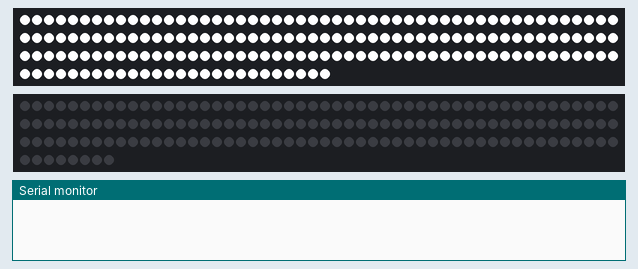
Recording of a sketch running on a simulated Arduino Uno, built with avr-gcc and run on an emulated ATmega328P. On the bench: 176 RGB LEDs in strip order, left to right, continuing on the next row, 158 RGB LEDs in strip order, left to right, continuing on the next row, the last lines printed to the serial monitor.

Above: at 1.2 s.
At 10.9 s:
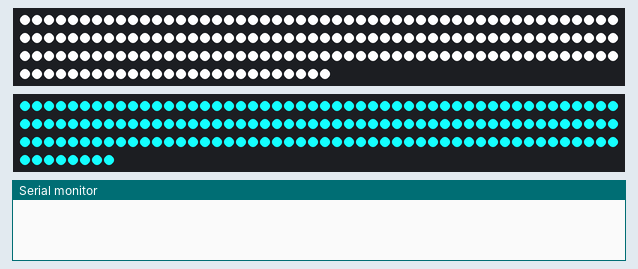
At 18.5 s:
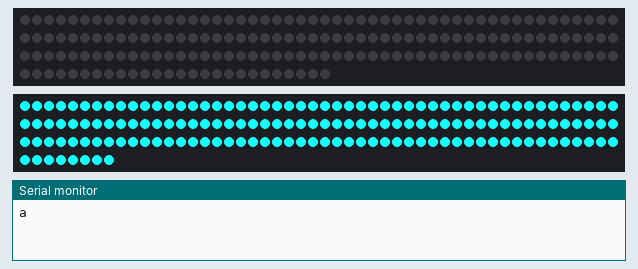
At 21.5 s:
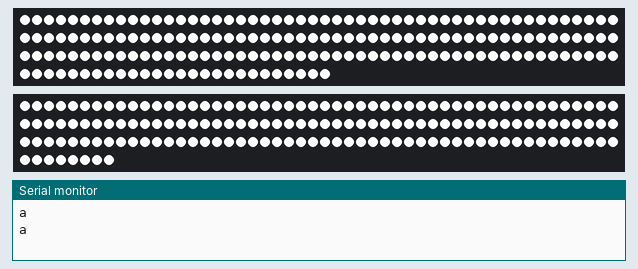
At 29.1 s:
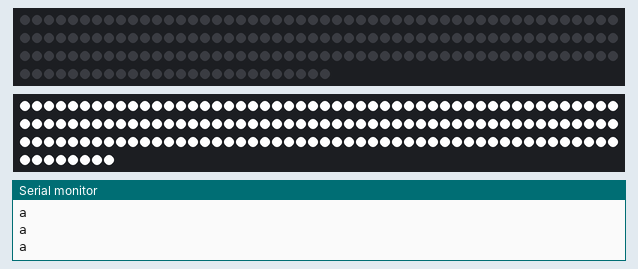
At 37.7 s:
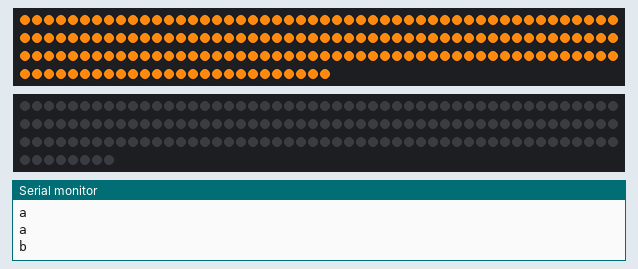

Measured:
- what the display in image 1 shows lasts 2.0 s, from 10.8 s to 12.8 s
- what the display in image 3 shows lasts 1.1 s, from 21.4 s to 22.5 s

The sketch:

Display2017SolLamp.ino
```cpp
#include <Adafruit_NeoPixel.h>

#define outerPin 8                                //outer ring of Sol lamp
#define innerPin 9                                //inner ring of Sol lamp
#define outerPixelCount 176
#define innerPixelCount 158
#define colorTemp2K outer.Color(255, 137, 14)
#define colorTemp5K outer.Color(255, 255, 255)
#define colorTeal inner.Color(20, 255, 255)
#define colorRed inner.Color(255, 0, 0)
#define colorOrange inner.Color(255, 100, 0)
#define defaultBrightness 100

// Parameter 1 = number of pixels in strip
// Parameter 2 = pin number (most are valid)
// Parameter 3 = pixel type flags, add together as needed:
//   NEO_KHZ800  800 KHz bitstream (most NeoPixel products w/WS2812 LEDs)
//   NEO_KHZ400  400 KHz (classic 'v1' (not v2) FLORA pixels, WS2811 drivers)
//   NEO_GRB     Pixels are wired for GRB bitstream (most NeoPixel products)
//   NEO_RGB     Pixels are wired for RGB bitstream (v1 FLORA pixels, not v2)
Adafruit_NeoPixel outer = Adafruit_NeoPixel(outerPixelCount, outerPin, NEO_GRB + NEO_KHZ800);    //outer ring of Sol lamp
Adafruit_NeoPixel inner = Adafruit_NeoPixel(innerPixelCount, innerPin, NEO_GRB + NEO_KHZ800);    //inner ring of Sol lamp

/*
uint32_t colorTemp2K[] = {outer.Color(0, 0, 0), outer.Color(32, 17, 1), outer.Color(64, 34, 2), outer.Color(96, 51, 4), outer.Color(128, 68, 6),
                          outer.Color(160, 85, 8), outer.Color(192, 102, 10), outer.Color(224, 119, 12), outer.Color(255, 137, 14)};

uint32_t colorTemp5K[] = {outer.Color(0, 0, 0), outer.Color(32, 32, 32), outer.Color(64, 64, 64), outer.Color(96, 96, 96), outer.Color(128, 128, 128),
                          outer.Color(160, 160, 160),outer.Color(192, 192, 192), outer.Color(224, 224, 224), outer.Color(255, 255, 255)};

uint32_t colorTeal[] = {inner.Color(0, 0, 0), inner.Color(0, 32, 32), inner.Color(0, 64, 64), inner.Color(0, 96, 96), inner.Color(0, 128, 128),
                        inner.Color(0, 160, 160),inner.Color(0, 192, 192), inner.Color(0, 224, 224), inner.Color(0, 255, 255)};

uint32_t colorRed[] = {inner.Color(0, 0, 0), inner.Color(32, 0, 0), inner.Color(64, 0, 0), inner.Color(96, 0, 0), inner.Color(128, 0, 0),
                        inner.Color(160, 0, 0),inner.Color(192, 0, 0), inner.Color(224, 0, 0), inner.Color(255, 0, 0)};
*/

uint32_t orangeBar[] = {inner.Color(0, 0, 0), inner.Color(85, 33, 0), inner.Color(170, 67, 0), colorOrange, colorOrange, colorOrange, colorOrange, colorOrange, colorOrange, colorOrange,
                        colorOrange, colorOrange, colorOrange, colorOrange, colorOrange, colorOrange, colorOrange, inner.Color(170, 67, 0), inner.Color(85, 33, 0), inner.Color(0, 0, 0)};

uint32_t tealBar[] = {inner.Color(0, 0, 0), inner.Color(7, 85, 85), inner.Color(14, 170, 170), colorTeal, colorTeal, colorTeal, colorTeal, colorTeal, colorTeal, colorTeal,
                        colorTeal, colorTeal, colorTeal, colorTeal, colorTeal, colorTeal, colorTeal, inner.Color(14, 170, 170), inner.Color(7, 85, 85), inner.Color(0, 0, 0)};

uint16_t brightness = 0;
uint16_t dBrightness = 0;
boolean isSolOn = false;
boolean setTimer = false;
int16_t innerOffset = 1;
int16_t outerOffset = 0;

void setup() {
  Serial.begin(9600);
  outer.begin();
  outer.show(); // Initialize all pixels to 'off'
  inner.begin();
  inner.show(); // Initialize all pixels to 'off'

  inner.setBrightness(255);
  outer.setBrightness(255);

}

void loop() {

  blankInner();
  blankOuter();

  //available funcions:
  //'a' = turn Sol On/Off 5K
  //'b' = turn Sol On/Off 2K
  //'c' = dim Sol
  //'d' = timer function

  sol5KOn();
  for(int i = 0; i < 7; i++){
    rotateInnerCW();
  }
  blankInner();
  delay(2000);
  alexa('a');
  delay(3000);
  alexa('a');
  delay(3000);
  alexa('a');
  delay(3000);
  alexa('b');
  delay(3000);
  alexa('b');
  delay(3000);
  alexa('a');
  delay(2000);
  alexa('c');
  delay(2000);
  alexa('a');
  delay(3000);
  alexa('a');
  delay(2000);
  alexa('d');
  delay(2000);
  alexa('a');
  delay(3000);

}

void alexa(char functionName){
  int offset = 0;
  int wait = 12;
  dBrightness = 20;
  brightness = 255;
  inner.setBrightness(brightness);
  colorWipeInner(colorTeal);                                          //color wipe teal from both sides to meet at top
  delay(2000);
  Serial.println(functionName);                                       //perform requested function
  switch (functionName) {
    case 'a':
      sol5KOn();
      break;
    case 'b':
      sol2KOn();
      break;
    case 'c':
      dimSol();
      break;
    case 'd':
      setTimer = true;
      break;
  }
  delay(300);
  for(int i = 0; i < 180/dBrightness; i++){                           //ramp brightness down
    inner.setBrightness(brightness -= dBrightness);
    inner.show();
    delay(wait);
  }
  for(int i = 0; i < 180/dBrightness; i++){                           //ramp brightness up
    inner.setBrightness(brightness += dBrightness);
    inner.show();
    delay(wait);
  }
  for(int i = 0; i < 180/dBrightness; i++){                           //ramp brightness down
    inner.setBrightness(brightness -= dBrightness);
    inner.show();
    delay(wait);
  }
  for(int i = 0; i < 180/dBrightness; i++){                           //ramp brightness up
    inner.setBrightness(brightness += dBrightness);
    inner.show();
    delay(wait);
  }
  inner.setBrightness(255);
  for(int i = 0; i < inner.numPixels(); i++){                         //set inner ring to white
    inner.setPixelColor(i, colorTemp5K);
  }
  inner.show();
  delay(500);
  for(int i = 0; i < inner.numPixels(); i++){                         //set inner ring to teal
    inner.setPixelColor(i, colorTeal);
  }
  inner.show();
  colorWipeInnerReverse(inner.Color(0, 0, 0));
  if(setTimer){
    delay(500);
    timer(10);
    setTimer = false;
  }
}

void sol5KOn(){
  if (!isSolOn){
    for(int i = 0; i < outer.numPixels(); i++){
      outer.setPixelColor(i, colorTemp5K);
    }
    outer.show();
    isSolOn = true;
  } else {
    blankOuter();
    isSolOn = false;
  }
}

void sol2KOn(){
  if (!isSolOn){
    for(int i = 0; i < outer.numPixels(); i++){
      outer.setPixelColor(i, colorTemp2K);
    }
    outer.show();
    isSolOn = true;
  } else {
    blankOuter();
    isSolOn = false;
  }
}

void dimSol(){
  outer.setBrightness(90);
  for(int i = 0; i < outer.numPixels(); i++){
    outer.setPixelColor(i, colorTemp5K);
  }
  outer.show();
  outer.setBrightness(255);
}

void colorWipeOuter(uint32_t color){
  int wait = 0;
  for(int i = 0; i < outer.numPixels()/2; i++) {
    outer.setPixelColor(i, color);
    outer.setPixelColor(outer.numPixels()-(outerOffset)-i, color);
    outer.show();
    delay(wait);
  }
}

void colorWipeOuterReverse(uint32_t color){
  int wait = 0;
  for(int i = outer.numPixels()/2; i >= 0; i--) {
    outer.setPixelColor(i, color);
    outer.setPixelColor(outer.numPixels()-outerOffset-i, color);
    outer.show();
    delay(wait);
  }
  blankOuter();
}

void colorWipeInner(uint32_t color) {
  int wait = 0;
  for(int i = 0; i < inner.numPixels()/2; i++) {
    inner.setPixelColor(i, color);
    inner.setPixelColor(inner.numPixels()-(innerOffset)-i, color);
    inner.show();
    delay(wait);
  }
  inner.show();
}

void colorWipeInnerReverse(uint32_t color) {
  int wait = 0;
  for(int i = inner.numPixels()/2; i >= 0; i--) {
    inner.setPixelColor(i, color);
    inner.setPixelColor(inner.numPixels()-innerOffset-i, color);
    inner.show();
    delay(wait);
  }
  blankInner();
}

void blankOuter() {
  for(int i = 0; i < outer.numPixels() + outerOffset + 20; i++) {
    outer.setPixelColor(i, outer.Color(0, 0, 0));
  }
  outer.show();
}

void blankInner() {
  for(int i = 0; i < inner.numPixels() + innerOffset + 20; i++) {
    inner.setPixelColor(i, inner.Color(0, 0, 0));
  }
  inner.show();
}

void rotateInnerCW() {
  int offset = 0;
  int wait = 0;
  for(int i = 0; i < inner.numPixels()+25; i++) {
    inner.setPixelColor(i, inner.Color(255, 100, 0));
    inner.setPixelColor(i-20, inner.Color(0, 0, 0));
    inner.show();
    delay(wait);
  }
  inner.show();
}

void timer(uint16_t seconds){
  int offset = 8;
  int wait = 990;
  int value = (inner.numPixels()-offset*2)/seconds + 1;
//  for(int i = offset; i < value*seconds; i++){
//    inner.setPixelColor(i, colorTeal);
//  }
  inner.show();
  for(int i = seconds; i >= 0; i--){
    for(int j = offset; j < value*i; j++){
      inner.setPixelColor(j, colorTeal);
    }
    for(int k = value*i + offset; k < inner.numPixels(); k++){
      inner.setPixelColor(k, inner.Color(0, 0, 0));
    }
    inner.show();
    delay(wait);
  }
  blankInner();
}

/*
void rainbow(uint8_t wait) {
  uint16_t i, j;

  for(j=0; j<256; j++) {
    for(i=0; i<strip.numPixels(); i++) {
      strip.setPixelColor(i, Wheel((i+j) & 255));
    }
    strip.show();
    delay(wait);
  }
}

// Slightly different, this makes the rainbow equally distributed throughout
void rainbowCycle(uint8_t wait) {
  uint16_t i, j;

  for(j=0; j<256*5; j++) { // 5 cycles of all colors on wheel
    for(i=0; i< strip.numPixels(); i++) {
      strip.setPixelColor(i, Wheel(((i * 256 / strip.numPixels()) + j) & 255));
    }
    strip.show();
    delay(wait);
  }
}

// Input a value 0 to 255 to get a color value.
// The colours are a transition r - g - b - back to r.
uint32_t Wheel(byte WheelPos) {
  if(WheelPos < 85) {
   return strip.Color(WheelPos * 3, 255 - WheelPos * 3, 0);
  } else if(WheelPos < 170) {
   WheelPos -= 85;
   return strip.Color(255 - WheelPos * 3, 0, WheelPos * 3);
  } else {
   WheelPos -= 170;
   return strip.Color(0, WheelPos * 3, 255 - WheelPos * 3);
  }
}
*/
```
